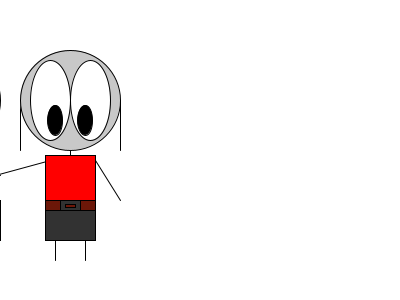
Frame 1 (no input)
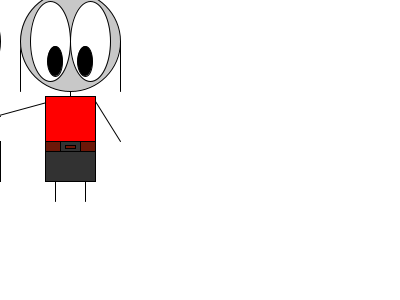
Frame 60 (the mouse pressed at the canvas centre just before this capture)
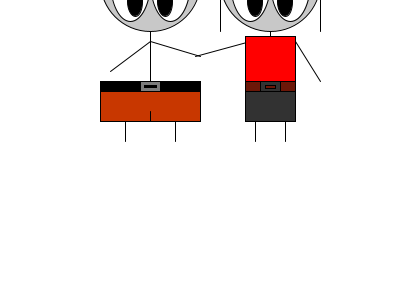
Frame 120 (the mouse held since frame 60 and released just before this capture)

The Processing sketch that drew these frames (run headless with seeded random() and noise(); from frame 60 on, the mouse is pressed at the canvas centre):

// Processing sketch: processing_122575
// ── processing_122575.pde

int y = 175;

void setup () {
  size (400, 300);
}

void draw () {
  background (255);
  
// mannetje

  line (mouseX-60, y-140, mouseX-50, y-125);                    // haarspriet links
  line (mouseX-50, y-145, mouseX-50, y-125);                    // haarspriet midden
  line (mouseX-40, y-140, mouseX-50, y-125);                    // haarspriet rechts
  fill (200);                                                   // licht grijs
  ellipse (mouseX-50, y-75, 100, 100);                          // hoofd  
  fill (255);                                                   // wit
  ellipse (mouseX-70, y-75, 40, 80);                            // oog links
  ellipse (mouseX-30, y-75, 40, 80);                            // oog rechts
  fill (0);                                                     // zwart
  ellipse (mouseX-65, y-55, 15, 30);                            // pupil links
  ellipse (mouseX-35, y-55, 15, 30);                            // pupil rechts
  noFill ();                                                    // geen kleur
  line (mouseX-50, y-25, mouseX-50, y+25);                      // lijfje
  line (mouseX-90, y+15, mouseX-50, y-15);                      // arm links
  line (mouseX-50, y-15, mouseX, y);                            // arm rechts
  fill (200,55,0);                                              // bruin
  rect (mouseX-100, y+25, 100, 40);                             // broekje
  line (mouseX-50, y+55, mouseX-50, y+65);                      // lijn broekje
  fill (0);                                                     // zwart
  rect (mouseX-100, y+25, 100, 10);                             // riem 
  fill (125);                                                   // grijs
  rect (mouseX-60, y +25,20,10);                                // gesp
  fill (0);                                                     // zwart
  rect (mouseX-56, y+29, 12,2);                                 // riem
  line (mouseX-75, y+65, mouseX-75, y+85);                      // been links
  line (mouseX-25, y+65, mouseX-25, y+85);                      // been rechts
  
// vrouwtje

  line (mouseX+20, y-75, mouseX+20, y-25);                      // haar links
  line (mouseX+120, y-75, mouseX+120, y-25);                    // haar rechts
  fill (200);                                                   // licht grijs
  ellipse (mouseX+70, y-75, 100, 100);                          // hoofd  
  fill (255);                                                   // wit
  ellipse (mouseX+90, y-75, 40, 80);                            // oog links
  ellipse (mouseX+50, y-75, 40, 80);                            // oog rechts
  fill (0);                                                     // zwart
  ellipse (mouseX+55, y-55, 15, 30);                            // pupil links
  ellipse (mouseX+85, y-55, 15, 30);                            // pupil rechts 
  noFill ();                                                    // geen kleur
  line (mouseX+70, y-25, mouseX+70, y-20);                      // nek
  line (mouseX-5, y, mouseX+50, y-15);                          // arm links
  line (mouseX+95, y-15, mouseX+120, y+25);                     // arm rechts
  fill (50);                                                    // donker grijs
  rect (mouseX+45, y+25, 50, 40);                               // rokje
  fill (255,0,0);                                               // rood
  rect (mouseX+45, y-20, 50, 45);                               // truitje
  fill (108,23,8);                                              // rood/bruin
  rect (mouseX+45, y+25, 50, 10);                               // riem
  fill (50);                                                    // donker grijs
  rect (mouseX+60, y+25, 20, 10);                               // gesp
  fill (108,23,8);                                              // rood/bruin
  rect (mouseX+65, y+29, 10, 3);                                // riem
  line (mouseX+55, y+65, mouseX+55, y+85);                      // been links
  line (mouseX+85, y+65, mouseX+85, y+85);                      // been rechts
  
  y--;
  
  if (y == -100) {
    y = 500;
  }
  
}
